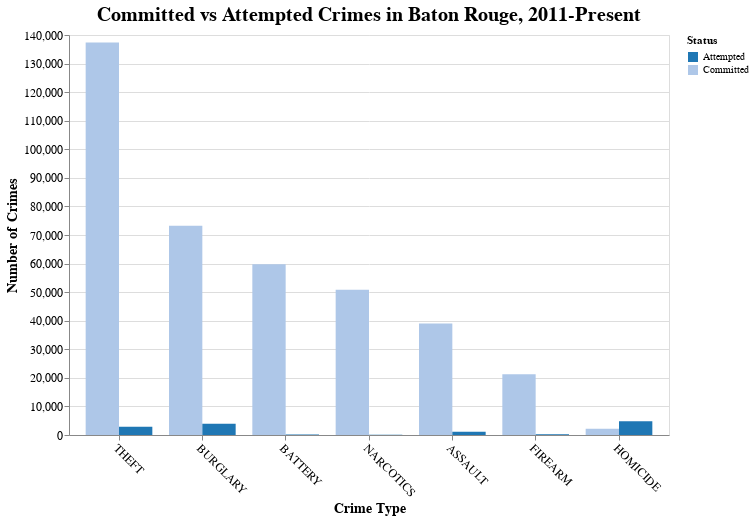

Notebook source saved alongside this figure:
### Code cell
# Create the grouped bar chart with Altair

# Calculate the total number of committed crimes for sorting
crime_type_order = attmpt_cmmt_bytype_df.sort_values(by='Committed', ascending=False)['Crime Type'].tolist()
chart = alt.Chart(attmpt_cmmt_bytype_df_long).mark_bar().encode(
    x=alt.X('Crime Type:N', title='Crime Type', axis=alt.Axis(labelAngle=45), sort=crime_type_order),
    y=alt.Y('Number of Crimes:Q', title='Number of Crimes'),
    color=alt.Color('Status:N', title='Status', scale=alt.Scale(scheme='category20')),
    xOffset=alt.XOffset('Status:N', sort=['Committed', 'Attempted'])
).properties(
    title='Committed vs Attempted Crimes in Baton Rouge, 2011-Present',
    width=600,
    height=400
).configure_axis(
    labelFontSize=12,
    titleFontSize=14
).configure_title(
    fontSize=20
)

chart.display()

### Figure 1 — Vega-Lite specification as saved in the notebook (floating-point values rounded to 4 significant figures)
{"config": {"view": {"continuousWidth": 300, "continuousHeight": 300}, "axis": {"labelFontSize": 12, "titleFontSize": 14}, "title": {"fontSize": 20}}, "data": {"name": "data-51cb483301df991e4e0f956822b464bd"}, "mark": {"type": "bar"}, "encoding": {"color": {"field": "Status", "scale": {"scheme": "category20"}, "title": "Status", "type": "nominal"}, "x": {"axis": {"labelAngle": 45}, "field": "Crime Type", "sort": ["THEFT", "BURGLARY", "BATTERY", "NARCOTICS", "ASSAULT", "FIREARM", "HOMICIDE"], "title": "Crime Type", "type": "nominal"}, "xOffset": {"field": "Status", "sort": ["Committed", "Attempted"], "type": "nominal"}, "y": {"field": "Number of Crimes", "title": "Number of Crimes", "type": "quantitative"}}, "height": 400, "title": "Committed vs Attempted Crimes in Baton Rouge, 2011-Present", "width": 600, "$schema": "https://vega.github.io/schema/vega-lite/v5.8.0.json", "datasets": {"data-51cb483301df991e4e0f956822b464bd": [{"Crime Type": "THEFT", "Status": "Committed", "Number of Crimes": 137362}, {"Crime Type": "BURGLARY", "Status": "Committed", "Number of Crimes": 73216}, {"Crime Type": "BATTERY", "Status": "Committed", "Number of Crimes": 59757}, {"Crime Type": "NARCOTICS", "Status": "Committed", "Number of Crimes": 50876}, {"Crime Type": "ASSAULT", "Status": "Committed", "Number of Crimes": 39002}, {"Crime Type": "FIREARM", "Status": "Committed", "Number of Crimes": 21305}, {"Crime Type": "HOMICIDE", "Status": "Committed", "Number of Crimes": 2169}, {"Crime Type": "THEFT", "Status": "Attempted", "Number of Crimes": 2854}, {"Crime Type": "BURGLARY", "Status": "Attempted", "Number of Crimes": 3911}, {"Crime Type": "BATTERY", "Status": "Attempted", "Number of Crimes": 157}, {"Crime Type": "NARCOTICS", "Status": "Attempted", "Number of Crimes": 116}, {"Crime Type": "ASSAULT", "Status": "Attempted", "Number of Crimes": 1107}, {"Crime Type": "FIREARM", "Status": "Attempted", "Number of Crimes": 229}, {"Crime Type": "HOMICIDE", "Status": "Attempted", "Number of Crimes": 4819}]}}
